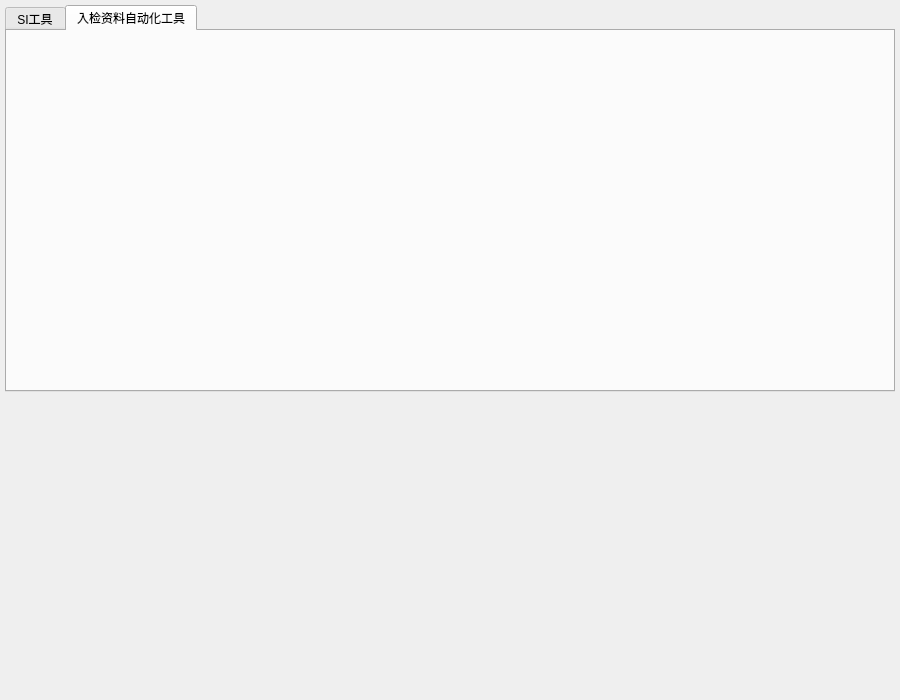
<?xml version="1.0" encoding="UTF-8"?>
<ui version="4.0">
 <class>MainForm</class>
 <widget class="QWidget" name="MainForm">
  <property name="enabled">
   <bool>true</bool>
  </property>
  <property name="geometry">
   <rect>
    <x>0</x>
    <y>0</y>
    <width>900</width>
    <height>700</height>
   </rect>
  </property>
  <property name="sizePolicy">
   <sizepolicy hsizetype="Expanding" vsizetype="Expanding">
    <horstretch>0</horstretch>
    <verstretch>0</verstretch>
   </sizepolicy>
  </property>
  <property name="minimumSize">
   <size>
    <width>900</width>
    <height>700</height>
   </size>
  </property>
  <property name="windowTitle">
   <string>Tool</string>
  </property>
  <layout class="QGridLayout" name="gridLayout">
   <property name="leftMargin">
    <number>5</number>
   </property>
   <property name="topMargin">
    <number>5</number>
   </property>
   <property name="rightMargin">
    <number>5</number>
   </property>
   <property name="bottomMargin">
    <number>5</number>
   </property>
   <property name="horizontalSpacing">
    <number>5</number>
   </property>
   <property name="verticalSpacing">
    <number>3</number>
   </property>
   <item row="1" column="0">
    <widget class="LogForm" name="LogWgedit" native="true">
     <property name="sizePolicy">
      <sizepolicy hsizetype="Expanding" vsizetype="Expanding">
       <horstretch>0</horstretch>
       <verstretch>0</verstretch>
      </sizepolicy>
     </property>
     <property name="minimumSize">
      <size>
       <width>0</width>
       <height>150</height>
      </size>
     </property>
     <property name="maximumSize">
      <size>
       <width>16777215</width>
       <height>300</height>
      </size>
     </property>
    </widget>
   </item>
   <item row="0" column="0">
    <widget class="QTabWidget" name="FunctionWgedit">
     <property name="styleSheet">
      <string notr="true"/>
     </property>
     <property name="currentIndex">
      <number>1</number>
     </property>
     <widget class="SIForm" name="SI">
      <attribute name="title">
       <string>SI工具</string>
      </attribute>
     </widget>
     <widget class="AutomationForm" name="Automation">
      <attribute name="title">
       <string>入检资料自动化工具</string>
      </attribute>
     </widget>
    </widget>
   </item>
  </layout>
 </widget>
 <customwidgets>
  <customwidget>
   <class>SIForm</class>
   <extends>QWidget</extends>
   <header>SIForm.h</header>
   <container>1</container>
  </customwidget>
  <customwidget>
   <class>LogForm</class>
   <extends>QWidget</extends>
   <header>LogForm.h</header>
   <container>1</container>
  </customwidget>
  <customwidget>
   <class>AutomationForm</class>
   <extends>QWidget</extends>
   <header>AutomationForm.h</header>
   <container>1</container>
  </customwidget>
 </customwidgets>
 <resources/>
 <connections/>
</ui>
